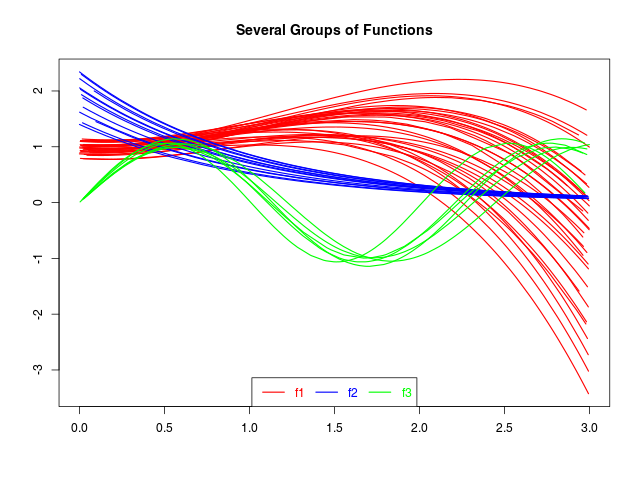

This figure's R source:
library(plotteR)

# set a random seed for replicability
set.seed(2677);

# the three base functions with the mean parameter values
f <- list(
  list(f=function(x, par) par[1] + par[2]*x + par[3]*x*x + par[4]*x*x*x,
       m=c(1, -0.2, 0.75, -0.3)),
  list(f = function(x, par) par[1] * exp(par[2] - x),
       m=c(0.1, 3)),
  list(f=function(x, par) par[1] + par[2]*sin(par[3]*x),
       m=c(0, 1, 3)));

# create the three example data sets
examples <- lapply(X=f, FUN=function(example) {
# for each example function, plot 4 to 50 instances
  lapply(seq_len(runif(n=1, min=4, max=50)),
# for each instance
         FUN=function(i) {
# randomly choose the x-coordinates
           x <- runif(n=as.integer(round(runif(n=1, min=10, max=200))),
                      min=0, max=3);
           m <- example$m;
# pick parameters which are normally distributed around the suggestion
           par <- rnorm(n=length(m), mean=m, s=0.1*abs(m));
# and construct a function
           fff <- function(x) example$f(x, par);
# and pass this function as result example together with the x values
           list(x=x, f=fff)
         })
});

# plot the original data
batchPlot.groups(examples,
                 names=c("f1", "f2", "f3"),
                 ffun = function(l, x) l$f(x),
                 main="Several Groups of Functions",
                 plotXY=FALSE, plotXF=TRUE,
                 legend=list(x="bottom", horiz=TRUE));
